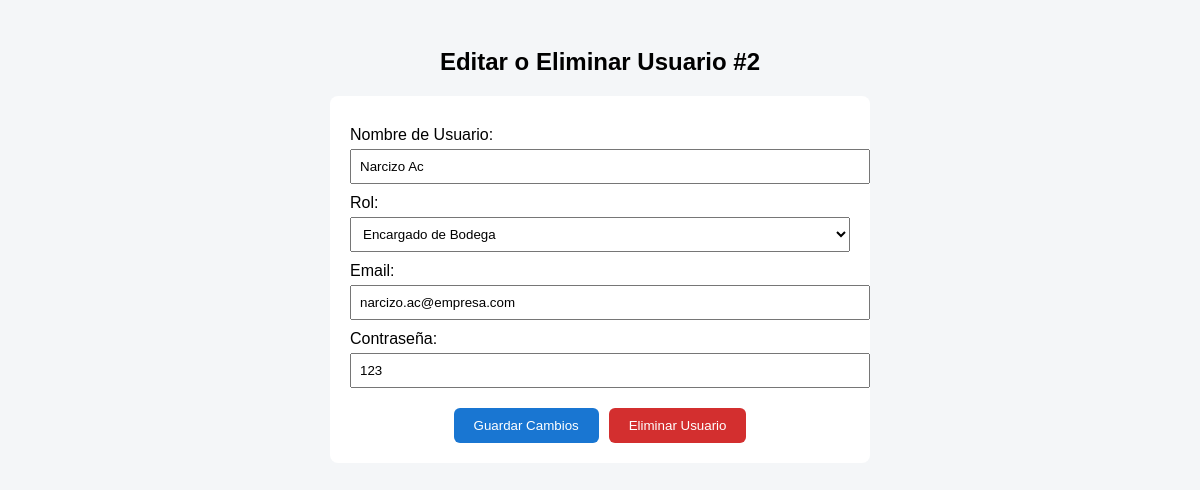
The app's page /server/crud_user.php?id=2 with its own data.
### tables this page shows
CREATE TABLE `usuario` (
  `ID_Usuario` int(6) NOT NULL,
  `Nombre_Usuario` varchar(40) NOT NULL,
  `Rol` varchar(20) NOT NULL,
  `Email` varchar(50) NOT NULL,
  `Contraseña` varchar(10) NOT NULL,
  `avatar_url` varchar(255) DEFAULT NULL
);

### server/crud_user.php (the view, shortened to what this page needs)
<?php
require_once '../server/conexion_bd.php';
$id = $_GET['id'];
$sql = "SELECT * FROM usuario WHERE ID_Usuario = ?";
$stmt = $conexion->prepare($sql);
$stmt->bind_param("s", $id);
$stmt->execute();
$resultado = $stmt->get_result();
$usuario = $resultado->fetch_assoc();
?>
<!DOCTYPE html>
<html lang="es">
<head>
</head>
<body>
<h2 style="text-align:center;">Editar o Eliminar Usuario #<?php echo $id; ?></h2>
<form method="POST">
    <label>Nombre de Usuario:</label>
    <input type="text" name="nombre" value="<?php echo htmlspecialchars($usuario['Nombre_Usuario']); ?>" required>
    <label>Rol:</label>
    <select name="rol" required>
        <option value="Encargado de Bodega" <?= $usuario['Rol'] == "Encargado de Bodega" ? "selected" : "" ?>>Encargado de Bodega</option>
    </select>
    <label>Email:</label>
    <input type="email" name="email" value="<?php echo htmlspecialchars($usuario['Email']); ?>" required>
    <label>Contraseña:</label>
    <input type="text" name="contrasena" value="<?php echo htmlspecialchars($usuario['Contraseña']); ?>" required>
    <div style="display: flex; justify-content: center;">
        <button type="submit" class="guardar">Guardar Cambios</button>
        <button type="submit" name="eliminar" value="1" class="eliminar" onclick="return confirm('¿Estás seguro de eliminar este usuario?');">Eliminar Usuario</button>
    </div>
</form>
</body>
</html>

### server/crud_user.php (style rules this page uses)
body { font-family: sans-serif; background: #f4f6f8; padding: 20px; }
form { background: #fff; padding: 20px; border-radius: 8px; max-width: 500px; margin: auto; }
label { display: block; margin-top: 10px; }
input, select { width: 100%; padding: 8px; margin-top: 5px; }
button { margin-top: 20px; padding: 10px 20px; border: none; border-radius: 6px; cursor: pointer; }
.guardar { background: #1976d2; color: #fff; }
.eliminar { background: #d32f2f; color: #fff; margin-left: 10px; }

### records on screen
usuario: nombre "Narcizo Ac", rol "Encargado de Bodega", email "narcizo.ac@empresa.com", contrasena "123"

### other values on screen
$id "2"
